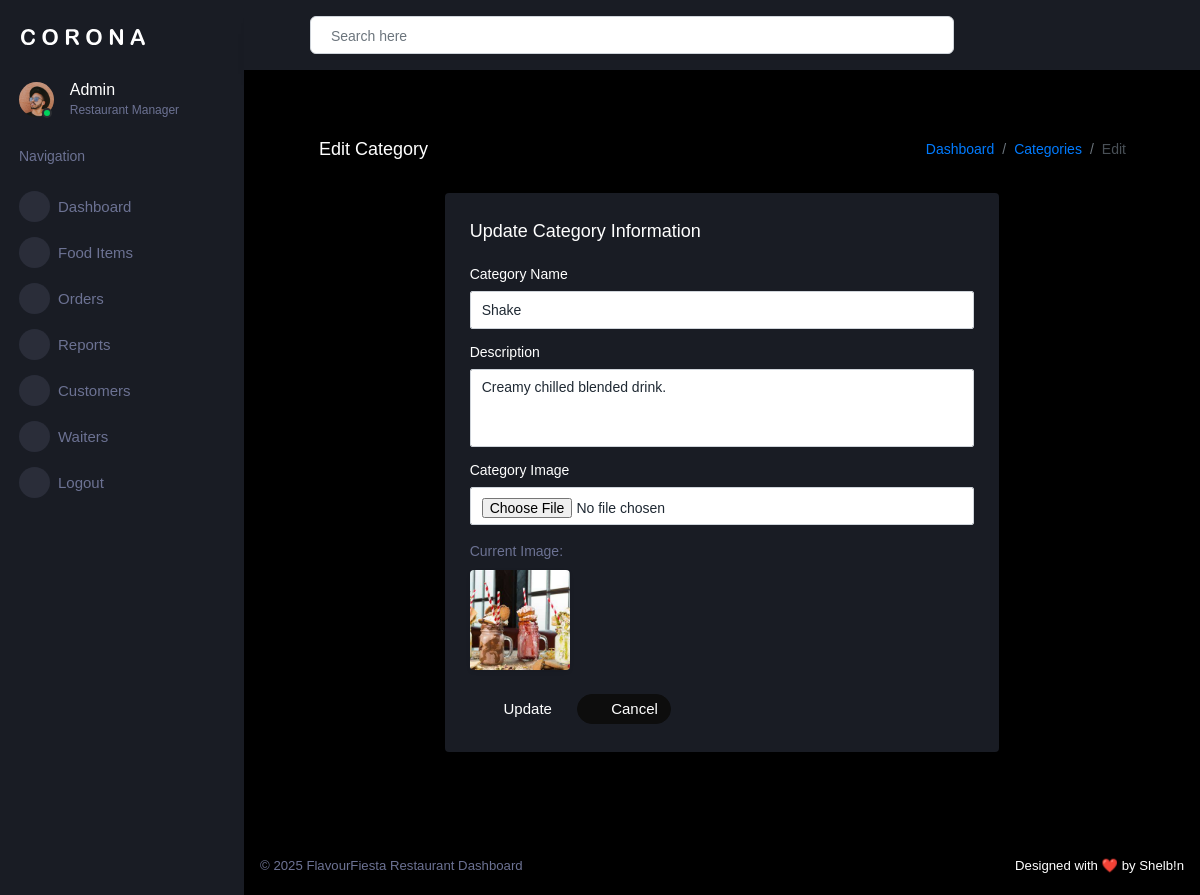
The page /admin_app/edit_category/5/ on the database its author committed.
### admin_app/models.py (models this page shows)
class categorydb(models.Model):
    Category_name=models.CharField(max_length=100,null=True,blank=True)
    Description=models.CharField(max_length=100,null=True,blank=True)
    Image = models.ImageField(upload_to='categories/', null=True, blank=True)

### admin_app/views.py (the view)
# urls.py: path('edit_category/<int:id>/', views.edit_category, name='edit_category'),
def edit_category(request, id):
    data = get_object_or_404(categorydb, id=id)
    return render(request, 'edit_category.html', {'data': data})

### admin_app/templates/edit_category.html (shortened to what this page needs)
{% extends 'index.html' %}
{% load static %}
{% block content %}
<div class="content-wrapper">
  <div class="page-header">
    <h3 class="page-title">
      <i class="mdi mdi-pencil-box-outline menu-icon text-warning"></i> Edit Category
    </h3>
    <nav aria-label="breadcrumb">
      <ol class="breadcrumb">
        <li class="breadcrumb-item"><a href="#">Dashboard</a></li>
        <li class="breadcrumb-item"><a href="{% url 'admin_app:view_category' %}">Categories</a></li>
        <li class="breadcrumb-item active" aria-current="page">Edit</li>
      </ol>
    </nav>
  </div>
  <div class="row justify-content-center">
    <div class="col-md-8 grid-margin stretch-card">
      <div class="card shadow-lg border-0">
        <div class="card-body">
          <h4 class="card-title mb-4">Update Category Information</h4>
          <form method="POST" action="{% url 'admin_app:update_category' data.id %}" enctype="multipart/form-data" class="forms-sample">
            <div class="form-group">
              <label for="categoryName">Category Name</label>
              <input type="text" class="form-control" id="categoryName" name="category" value="{{ data.Category_name }}" required>
            </div>
            <div class="form-group">
              <label for="description">Description</label>
              <textarea class="form-control" id="description" rows="4" name="description" required>{{ data.Description }}</textarea>
            </div>
            <div class="form-group">
              <label for="image">Category Image</label>
              <input type="file" class="form-control" id="image" name="image">
              {% if data.Image %}
                <div class="mt-3">
                  <p class="text-muted mb-2">Current Image:</p>
                  <img src="{{ data.Image.url }}" alt="Current Image" class="rounded shadow-sm" style="width: 100px; height: 100px; object-fit: cover;">
                </div>
              {% endif %}
            </div>
            <div class="mt-4">
              <button type="submit" class="btn btn-gradient-warning btn-rounded mr-2">
                <i class="mdi mdi-content-save"></i> Update
              </button>
              <a href="{% url 'admin_app:view_category' %}" class="btn btn-dark btn-rounded">
                <i class="mdi mdi-arrow-left"></i> Cancel
              </a>
            </div>
          </form>
        </div>
      </div>
    </div>
  </div>
</div>
{% endblock %}

### admin_app/static/admin_app/css/custom-overrides.css (style rules this page uses)
.form-control, .select2-container--default .select2-selection--single, .select2-container--default .select2-selection--single .select2-search__field, .typeahead, .tt-query, .tt-hint { background-color: #ffffff !important; color: #1f2933 !important; border-color: #cfd4da !important; }
.form-control::placeholder, .select2-container--default .select2-selection--single::placeholder, .select2-container--default .select2-selection--single .select2-search__field::placeholder, .typeahead::placeholder, .tt-query::placeholder, .tt-hint::placeholder { color: #6c757d !important; opacity: 1; }

### rows shown on the page
categorydb: category "Shake", description "Creamy chilled blended drink.", Image (picture)
